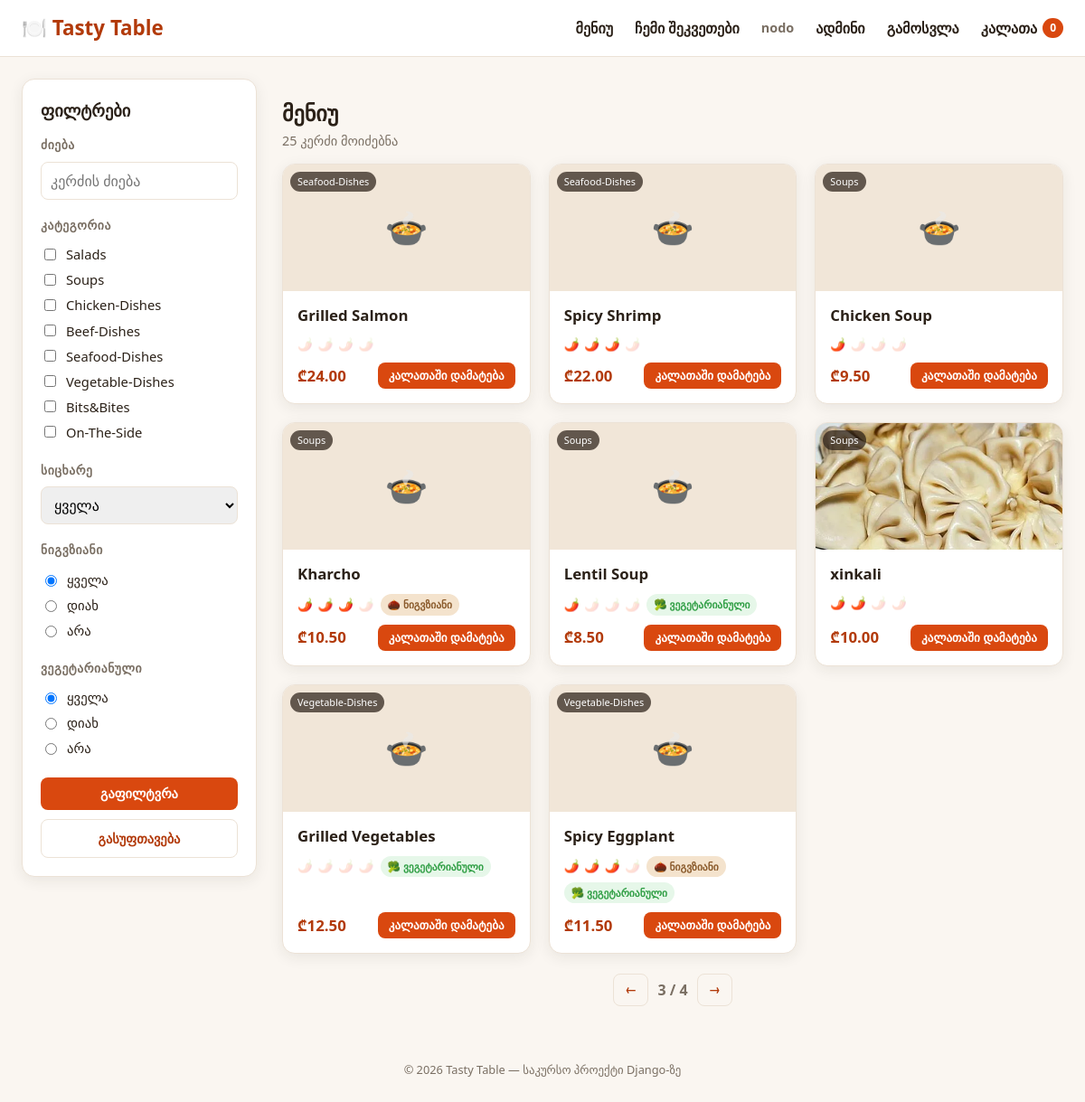
/?page=3 (signed in), run on the app's committed database.
### menu/models.py (models this page shows, shortened)
class Dish(models.Model):
    SPICE_LEVEL_CHOICES = [
        (0, '0 - არ არის ცხარე'),
        (1, '1 - ოდნავ ცხარე'),
        (2, '2 - საშუალოდ ცხარე'),
        (3, '3 - ცხარე'),
        (4, '4 - ძალიან ცხარე'),
    ]
    class Category(models.TextChoices):
        SALADS = 'Salads', 'Salads'
        SOUPS = 'Soups', 'Soups'
        CHICKEN = 'Chicken-Dishes', 'Chicken-Dishes'
        BEEF = 'Beef-Dishes', 'Beef-Dishes'
        SEAFOOD = 'Seafood-Dishes', 'Seafood-Dishes'
        VEGETABLE = 'Vegetable-Dishes', 'Vegetable-Dishes'
        BITS_BITES = 'Bits&Bites', 'Bits&Bites'
        ON_THE_SIDE = 'On-The-Side', 'On-The-Side'
    name = models.CharField('დასახელება', max_length=150)
    category = models.CharField('კატეგორია', max_length=30, choices=Category.choices)
    image = models.ImageField('სურათი', upload_to='dishes/', blank=True, null=True)
    spice_level = models.PositiveSmallIntegerField(
        'სიცხარის მაჩვენებელი',
        choices=SPICE_LEVEL_CHOICES,
        validators=[MinValueValidator(0), MaxValueValidator(4)],
        default=0,
    )
    has_walnuts = models.BooleanField('ნიგვზიანია', default=False)
    is_vegetarian = models.BooleanField('ვეგეტარიანულია', default=False)
    price = models.DecimalField('ფასი', max_digits=6, decimal_places=2)
    description = models.TextField('აღწერა', blank=True)
    class Meta:
        verbose_name = 'კერძი'
        verbose_name_plural = 'კერძები'
        ordering = ['category', 'name']

### menu/views.py (the view, shortened to what this page needs)
# urls.py: path('', views.dish_list, name='dish_list'),
def dish_list(request):
    dishes = Dish.objects.all()
    search_query = request.GET.get('q', '').strip()
    if search_query:
        dishes = dishes.filter(Q(name__icontains=search_query) | Q(description__icontains=search_query))
    selected_categories = request.GET.getlist('category')
    if selected_categories:
        dishes = dishes.filter(category__in=selected_categories)
    max_spice = request.GET.get('max_spice')
    walnuts = request.GET.get('walnuts')  # 'yes' / 'no' / None (ყველა)
    if walnuts == 'yes':
        dishes = dishes.filter(has_walnuts=True)
    elif walnuts == 'no':
        dishes = dishes.filter(has_walnuts=False)
    vegetarian = request.GET.get('vegetarian')  # 'yes' / 'no' / None (ყველა)
    if vegetarian == 'yes':
        dishes = dishes.filter(is_vegetarian=True)
    elif vegetarian == 'no':
        dishes = dishes.filter(is_vegetarian=False)
    paginator = Paginator(dishes, 8)
    page_obj = paginator.get_page(request.GET.get('page'))
    context = {
        'dishes': page_obj,
        'page_obj': page_obj,
        'search_query': search_query,
        'categories': Dish.Category.choices,
        'selected_categories': selected_categories,
        'max_spice': max_spice if max_spice not in (None, '') else '',
        'walnuts': walnuts or '',
        'vegetarian': vegetarian or '',
        'spice_levels': Dish.SPICE_LEVEL_CHOICES,
        'spice_slots': range(1, 5),
        'cart_count': len(Cart(request)),
    }
    return render(request, 'menu/dish_list.html', context)

### menu/cart.py (called while the page is built)
    def __len__(self):
        return sum(self.cart.values())

### menu/templates/menu/dish_list.html (shortened to what this page needs)
{% extends 'menu/base.html' %}
{% load static %}
{% block content %}
<div class="layout">
    <aside class="filters">
        <form method="get" class="filter-form">
            <h2>ფილტრები</h2>
            <div class="filter-group">
                <h3>ძიება</h3>
                <input type="search" name="q" value="{{ search_query }}" placeholder="კერძის ძიება" class="search-input">
            </div>
            <div class="filter-group">
                <h3>კატეგორია</h3>
                {% for value, label in categories %}
                    <label class="checkbox-row">
                        <input type="checkbox" name="category" value="{{ value }}"
                            {% if value in selected_categories %}checked{% endif %}>
                        {{ label }}
                    </label>
                {% endfor %}
            </div>
            <div class="filter-group">
                <h3>სიცხარე</h3>
                <select name="max_spice">
                    <option value="">ყველა</option>
                </select>
            </div>
            <div class="filter-group">
                <h3>ნიგვზიანი</h3>
                <label class="radio-row"><input type="radio" name="walnuts" value="" {% if walnuts == '' %}checked{% endif %}> ყველა</label>
                <label class="radio-row"><input type="radio" name="walnuts" value="yes" {% if walnuts == 'yes' %}checked{% endif %}> დიახ</label>
                <label class="radio-row"><input type="radio" name="walnuts" value="no" {% if walnuts == 'no' %}checked{% endif %}> არა</label>
            </div>
            <div class="filter-group">
                <h3>ვეგეტარიანული</h3>
                <label class="radio-row"><input type="radio" name="vegetarian" value="" {% if vegetarian == '' %}checked{% endif %}> ყველა</label>
                <label class="radio-row"><input type="radio" name="vegetarian" value="yes" {% if vegetarian == 'yes' %}checked{% endif %}> დიახ</label>
                <label class="radio-row"><input type="radio" name="vegetarian" value="no" {% if vegetarian == 'no' %}checked{% endif %}> არა</label>
            </div>
            <div class="filter-actions">
                <button type="submit" class="btn btn-primary">გაფილტვრა</button>
                <a href="{% url 'dish_list' %}" class="btn btn-ghost">გასუფთავება</a>
            </div>
        </form>
    </aside>
    <section class="dish-grid-wrap">
        <h1>მენიუ</h1>
        <p class="results-count">{{ page_obj.paginator.count }} კერძი მოიძებნა</p>
        <div class="dish-grid">
            {% for dish in dishes %}
            <article class="dish-card">
                <div class="dish-image">
                    {% if dish.image %}
                        <img src="{{ dish.image.url }}" alt="{{ dish.name }}">
                    {% else %}
                        <div class="dish-image-placeholder">🍲</div>
                    {% endif %}
                    <span class="category-tag">{{ dish.get_category_display }}</span>
                </div>
                <div class="dish-body">
                    <h3 class="dish-name">{{ dish.name }}</h3>
                    <div class="dish-attrs">
                        <span class="attr spice" title="სიცხარე {{ dish.spice_level }}/4">
                            {% for i in spice_slots %}
                                {% if i <= dish.spice_level %}🌶️{% else %}<span class="chili-off">🌶️</span>{% endif %}
                            {% endfor %}
                        </span>
                        {% if dish.has_walnuts %}
                            <span class="attr pill walnut">🌰 ნიგვზიანი</span>
                        {% endif %}
                        {% if dish.is_vegetarian %}
                            <span class="attr pill veg">🥦 ვეგეტარიანული</span>
                        {% endif %}
                    </div>
                    <div class="dish-footer">
                        <span class="price">₾{{ dish.price }}</span>
                        {% if user.is_authenticated %}
                            <form method="post" action="{% url 'add_to_cart' dish.id %}">
                                <button type="submit" class="btn btn-primary btn-sm">კალათაში დამატება</button>
                            </form>
                        {% else %}
                            <a href="{% url 'login' %}?next={{ request.get_full_path|urlencode }}" class="btn btn-primary btn-sm">შესვლა</a>
                        {% endif %}
                    </div>
                </div>
            </article>
            {% empty %}
                <p class="empty-state">ამ ფილტრებით კერძი ვერ მოიძებნა. სცადეთ სხვა კომბინაცია.</p>
            {% endfor %}
        </div>
        {% if page_obj.paginator.num_pages > 1 %}
        <nav class="pagination">
            {% if page_obj.has_previous %}
                <a class="btn btn-ghost btn-sm" href="?page={{ page_obj.previous_page_number }}">←</a>
            {% endif %}
            <span class="page-indicator">{{ page_obj.number }} / {{ page_obj.paginator.num_pages }}</span>
            {% if page_obj.has_next %}
                <a class="btn btn-ghost btn-sm" href="?page={{ page_obj.next_page_number }}">→</a>
            {% endif %}
        </nav>
        {% endif %}
    </section>
</div>
{% endblock %}

### menu/templates/menu/base.html (shortened to what this page needs)
{% load static %}
<!DOCTYPE html>
<html lang="ka">
<head>
    <link rel="stylesheet" href="{% static 'menu/css/style.css' %}?v=2">
</head>
<body>
    <header class="topbar">
        <div class="topbar-inner">
            <a href="{% url 'dish_list' %}" class="brand">🍽️ Tasty&nbsp;Table</a>
            <nav class="nav-links">
                <a href="{% url 'dish_list' %}">მენიუ</a>
                {% if user.is_authenticated %}
                    <a href="{% url 'my_orders' %}">ჩემი შეკვეთები</a>
                    <span class="user-name">{{ user.username }}</span>
                    {% if user.is_staff %}
                        <a href="{% url 'admin:index' %}">ადმინი</a>
                    {% endif %}
                    <form method="post" action="{% url 'logout' %}" class="logout-form">
                        <button type="submit" class="nav-button">გამოსვლა</button>
                    </form>
                {% else %}
                    <a href="{% url 'login' %}">შესვლა</a>
                    <a href="{% url 'register' %}">რეგისტრაცია</a>
                {% endif %}
                <a href="{% url 'cart_detail' %}" class="cart-link">
                    კალათა
                    <span class="cart-badge">{{ cart_count }}</span>
                </a>
            </nav>
        </div>
    </header>
    <main class="page">
        {% block content %}{% endblock %}
    </main>
    <footer class="footer">
        <p>© 2026 Tasty Table &mdash; საკურსო პროექტი Django-ზე</p>
    </footer>
</body>
</html>

### data on the page
Dish: category "Seafood-Dishes", name "Grilled Salmon", spice_level 0 (drawn), price "24.00"
Dish: category "Seafood-Dishes", name "Spicy Shrimp", spice_level 3 (drawn), price "22.00"
Dish: category "Soups", name "Chicken Soup", spice_level 1 (drawn), price "9.50"
Dish: category "Soups", name "Kharcho", spice_level 3 (drawn), has_walnuts "🌰 ნიგვზიანი", price "10.50"
Dish: category "Soups", name "Lentil Soup", spice_level 1 (drawn), is_vegetarian "🥦 ვეგეტარიანული", price "8.50"
Dish: image (picture), category "Soups", name "xinkali", spice_level 2 (drawn), price "10.00"
Dish: category "Vegetable-Dishes", name "Grilled Vegetables", spice_level 0 (drawn), is_vegetarian "🥦 ვეგეტარიანული", price "12.50"
Dish: category "Vegetable-Dishes", name "Spicy Eggplant", spice_level 3 (drawn), has_walnuts "🌰 ნიგვზიანი", is_vegetarian "🥦 ვეგეტარიანული", price "11.50"

### other printed values
{{ user.username }} "nodo"
{{ cart_count }} "0"
{{ label }} "Salads" "Soups" "Chicken-Dishes" "Beef-Dishes" "Seafood-Dishes" "Vegetable-Dishes" "Bits&Bites" "On-The-Side"
{{ page_obj.paginator.count }} "25"
{{ page_obj.number }} "3"
{{ page_obj.paginator.num_pages }} "4"
